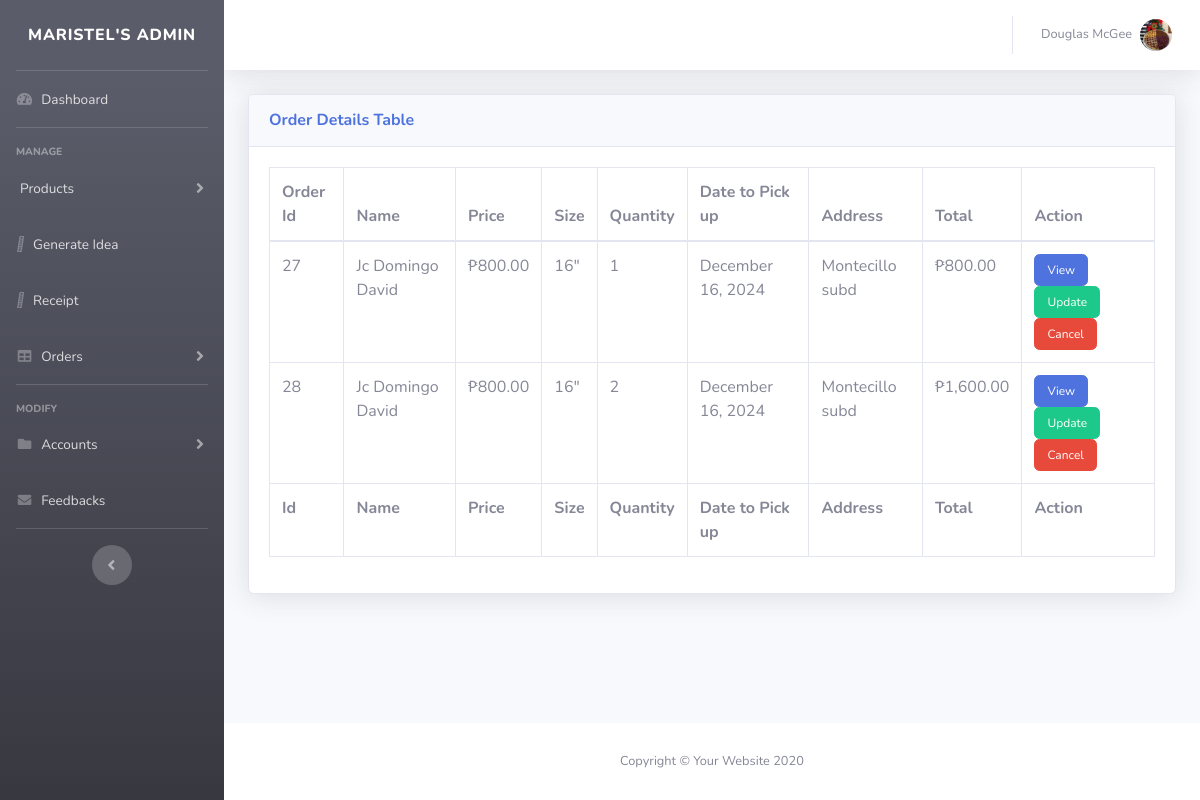
Before: /admin/tableOrders.php (signed in) with the older database file.
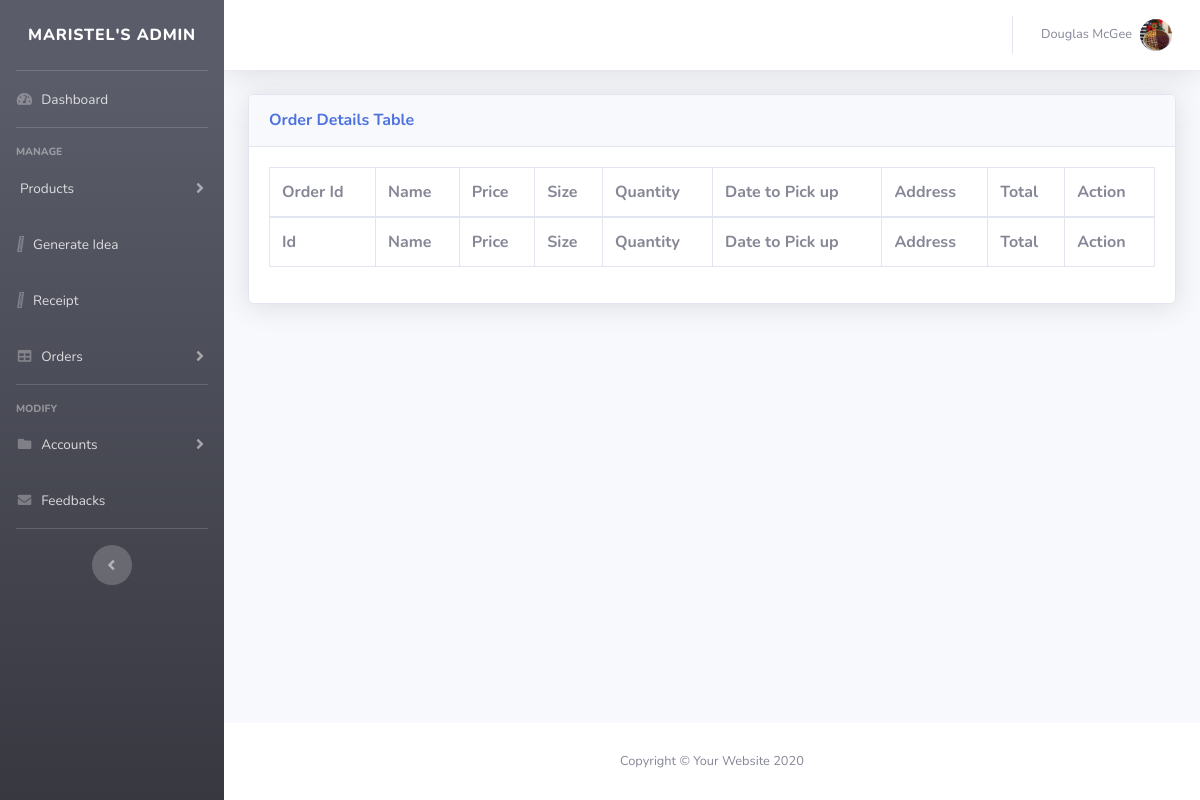
After: the same page with the newer database file.
### tables this page shows
CREATE TABLE `tbl_cart` (
  `item_id` int(11) NOT NULL,
  `prod_id` int(11) NOT NULL,
  `prod_qnty` int(11) NOT NULL,
  `prod_size` varchar(50) NOT NULL,
  `order_date` date DEFAULT NULL,
  `claim_date` date DEFAULT NULL,
  `status_id` int(11) NOT NULL DEFAULT 1,
  `order_remarks` varchar(255) DEFAULT 'No remarks',
  `cancel_remarks` varchar(255) DEFAULT 'No remarks',
  `account_id` int(11) NOT NULL
);

CREATE TABLE `tbl_account_details` (
  `account_id` int(11) NOT NULL,
  `first_name` varchar(50) NOT NULL,
  `middle_name` varchar(50) DEFAULT NULL,
  `last_name` varchar(50) NOT NULL,
  `contact` varchar(50) NOT NULL,
  `gender` varchar(50) NOT NULL,
  `address` varchar(255) NOT NULL
);

### admin/tableOrders.php (the view, shortened to what the changed rows need)
<!DOCTYPE html>
<html lang="en">
  <head>
   <link href="../vendor/fontawesome-free/css/all.min.css" rel="stylesheet" type="text/css">
    <link href="../styles/sb-admin-2.min.css" rel="stylesheet">
    <link href="../vendor/datatables/dataTables.bootstrap4.min.css" rel="stylesheet">
  </head>
  <body class="page-top">
    <div id="wrapper">
        <?php include "sidebar.php"; ?>
        <div id="content-wrapper" class="d-flex flex-column">
            <div id="content">
                <?php include "navbar.php"; ?>
                <div class="container-fluid">
                    <div class="card shadow mb-4">
                        <div class="card-body">
                            <div class="table-responsive">
                                <table class="table table-bordered" id="dataTable" width="100%" cellspacing="0">
                                    <thead>
                                        <tr>
                                            <th>Order Id</th>
                                            <th>Name</th>
                                            <th>Price</th>
                                            <th>Size</th>
                                            <th>Quantity</th>
                                            <th>Date to Pick up</th>
                                            <th>Address</th>
                                            <th>Total</th>
                                            <th>Action</th>
                                        </tr>
                                    </thead>
                                    <tfoot>
                                        <tr>
                                            <th>Id</th>
                                            <th>Name</th>
                                            <th>Price</th>
                                            <th>Size</th>
                                            <th>Quantity</th>
                                            <th>Date to Pick up</th>
                                            <th>Address</th>
                                            <th>Total</th>
                                            <th>Action</th>
                                        </tr>
                                    </tfoot>
                                    <tbody>
                        <?php
                            $status_id = isset($_GET["status_id"]) ? $_GET["status_id"] : 3;
                            $stmt = $conn->prepare($query);
                            $stmt->bind_param("i", $status_id);
                            $stmt->execute();
                            $result = $stmt->get_result();
                            while ($data = $result->fetch_assoc()) {
                                $total = 0;
                                if ($status_id == 2) {
                                    $total = $data["total_price"];
                                } else {
                                    $total = $data["prod_price"] * $data["prod_qnty"];
                                }
                                $formatted_date = date("F j, Y", strtotime($data['claim_date']));
                                $prod_size = array(
                                  "small" => "12",
                                  "medium" => "14",
                                  "large" => "16"
                              );
                        ?>
                        <tr>
                        <td><?php echo htmlspecialchars($data['item_id']); ?></td>
                        <td><?php echo htmlspecialchars($data['full_name']); ?></td>
                        <td>₱<?php echo number_format($data['prod_price'], 2); ?></td>
                        <td><?php echo $prod_size[$data['prod_size']]; ?>"</td>
                        <td><?php echo htmlspecialchars($data['prod_qnty']); ?></td>
                        <td><?php echo htmlspecialchars($formatted_date); ?></td>
                        <td><?php echo htmlspecialchars($data['address']); ?></td>
                        <td>₱<?php echo number_format($total, 2); ?></td>
                        <td>
                            <button type="button" class="btn btn-primary" id="<?php echo htmlspecialchars($data['item_id']); ?>"
                            data-bs-toggle="modal" data-bs-target="#productDetails<?php echo htmlspecialchars($data['item_id']); ?>"
                            data-bs-whatever="@getbootstrap"
                            style="font-size: 12px;">
                                View
                            </button>
                            <?php
                              if($status_id == 3 || $status_id == 4) {
                            ?>
                            <button type="button" class="btn btn-success updateBtn" id="<?php echo htmlspecialchars($data['item_id']); ?>" data-status-id="<?php echo $data["status_id"] ?>"
                            style="font-size: 12px;"
                            data-bs-toggle="modal">
                              Update
                            </button>
                          <?php
                            }?>
                        <?php
                            if($status_id == 3 || $status_id == 4) {
                        ?>
                          <button type="button" class="btn btn-danger delete-js" id="cancel<?php echo htmlspecialchars($data['item_id']); ?>"
                          style="font-size: 12px;" data-bs-toggle="modal" data-bs-target="#cancelRemarksModal"
                          data-item-id="<?php echo htmlspecialchars($data['item_id']); ?>">
                            Cancel
                          </button>
                        </td>
                        <?php
                        } ?>
                      </tr>
                    <?php
                    }
                    ?>
                  </tbody>
                                </table>
                            </div>
                        </div>
                    </div>
                </div>
            </div>
        </div>
    </div>
  </body>
</html>

Changed rows visible on the page:
no longer on this page (row edited): tbl_cart: item_id "27", full_name "Jc Domingo David", prod_price "800.00", prod_size "16", prod_qnty "1", claim_date "December 16, 2024", tbl_account_details.address "Montecillo subd", total "800.00"
no longer on this page (row edited): tbl_cart: item_id "28", full_name "Jc Domingo David", prod_price "800.00", prod_size "16", prod_qnty "2", claim_date "December 16, 2024", tbl_account_details.address "Montecillo subd", total "1,600.00"
